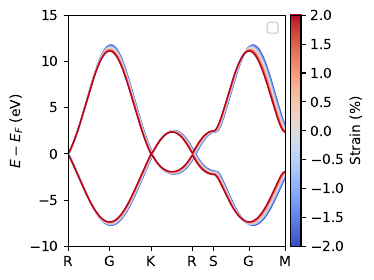

Python code for this plot:
import sys
import json
sys.path.append('../')
from model import graphene 
from pythtb import *
import matplotlib as mpl
import matplotlib.pyplot as plt
from mpl_toolkits.axes_grid1 import make_axes_locatable

def compute_bands(lattice_vectors, atomic_basis, i, j, di, dj):
    hoppings = graphene(lattice_vectors, atomic_basis, i, j, di, dj)
    lat = lattice_vectors[:, :-1]
    orb = atomic_basis[:, :-1]
    gra = tb_model(2, 2, lat, orb)

    G = [0, 0]
    M = [0.5, 0]
    R = [1./3., 1./3.]
    S = [0, 0.5]
    K = [2 * R[0], -R[1]]
    k=[R, G, K, R, S, G, M]

    for ii, jj, dii, djj, hopping in zip(i, j, di, dj, hoppings):
        gra.set_hop(hopping, ii, jj, [dii, djj])
    (k_vec, k_dist, k_node) = gra.k_path(k, 500)
    evals = gra.solve_all(k_vec)
    evals -= min(evals[1, :])
    return evals, k_dist, k_node

# Strain geometry
R0 = 2.6834 # Bohr
i =  [0, 1, 1, 0, 0, 0, 1, 1, 1, 1, 1,  1]
j =  [1, 0, 0, 0, 0, 0, 1, 1, 1, 0, 0,  0]
di = [0, 0, 1, 1, 0, 1, 1, 0, 1, 1, 1, -1]
dj = [0, 1, 1, 0, 1, 1, 0, 1, 1, 2, 0,  0]

lattice_vectors0 = np.array([[np.sqrt(3) * R0, 0.0, 0.0], [-np.sqrt(3)/2 * R0, 3/2 * R0, 0.0]])
atomic_basis0    = np.array([[0, 0, 0], [0, R0, 0]])

# Armchair strain
fig, ax = plt.subplots(figsize = (3,3))
cmap   = mpl.cm.coolwarm
norm   = mpl.colors.Normalize(-2, 2)
for s, strain in enumerate(np.linspace(-0.02, 0.02, 11)):
    lattice_vectors = np.copy(lattice_vectors0)
    atomic_basis = np.copy(atomic_basis0)

    lattice_vectors[:, 1] *= (1 + strain)
    atomic_basis[:, 1] *=    (1 + strain)
    evals, k_dist, k_node = compute_bands(lattice_vectors, atomic_basis, i, j, di, dj)

    ax.plot(k_dist, evals[0,:], color=cmap(norm(strain * 100)), lw = 1)
    ax.plot(k_dist, evals[1,:], color=cmap(norm(strain * 100)), lw = 1)

# figure formatting
divider = make_axes_locatable(ax)
cax = divider.append_axes("right", size="5%", pad=0.05)
cbar   = mpl.colorbar.ColorbarBase(cax, cmap=cmap, norm=norm, orientation='vertical')
cbar.set_label('Strain (%)')
ax.set_ylabel(r'$E - E_F$ (eV)')
ax.set_ylim((-10, 15))
ax.set_xticks(k_node)
ax.set_xticklabels(['R','G','K','R','S','G','M'])
ax.set_xlim(k_node[0], k_node[-1])
ax.legend(loc='best')
fig.savefig("graphene_strain.pdf", bbox_inches='tight')
